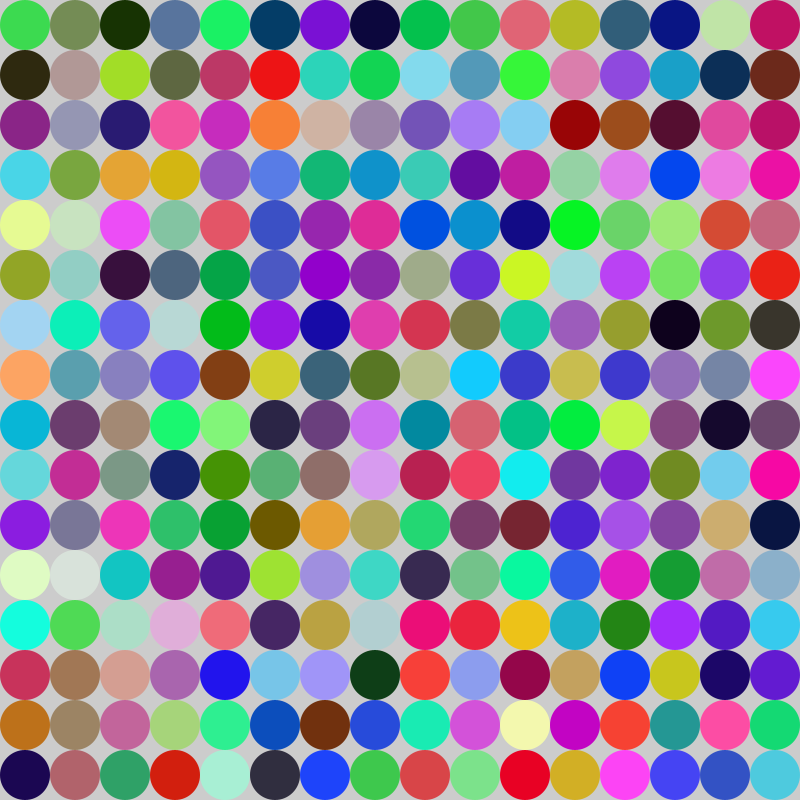
Frame 1 (no input)
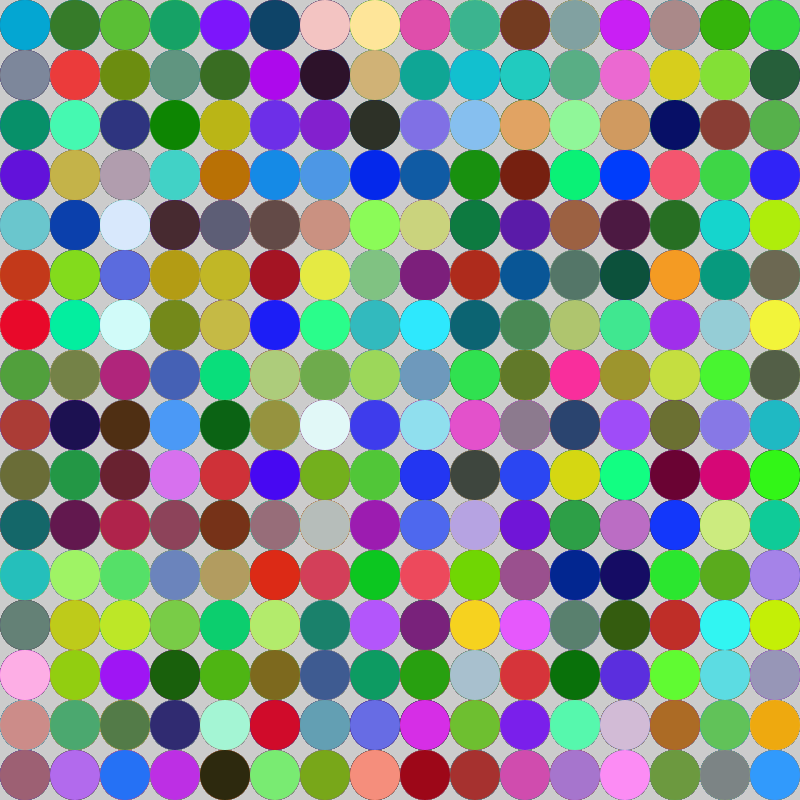
Frame 60 (the mouse pressed at the canvas centre just before this capture)
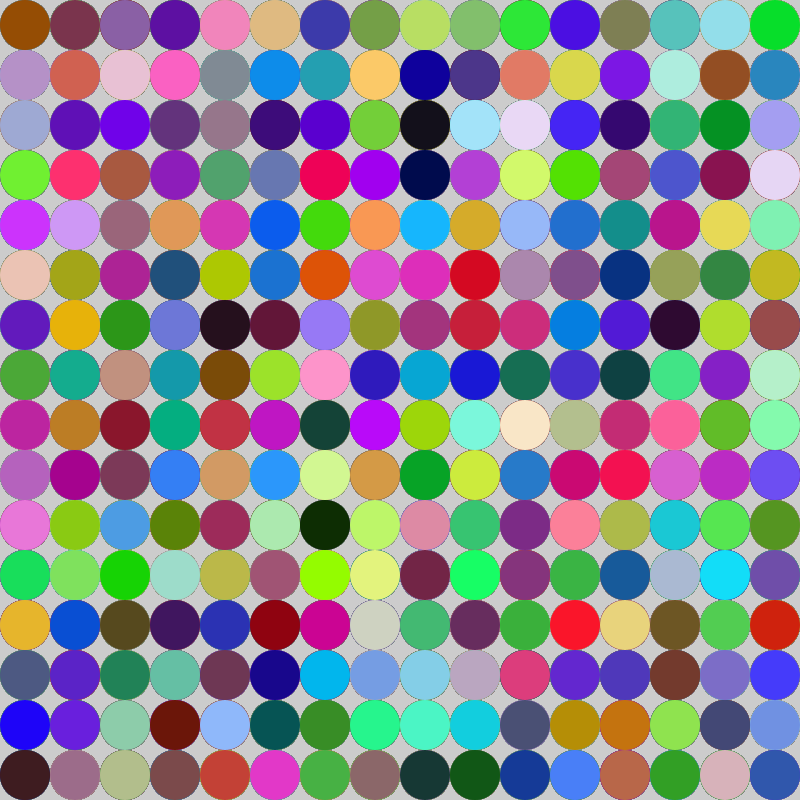
Frame 120 (the mouse held since frame 60 and released just before this capture)

The Processing sketch that drew these frames (run headless with seeded random() and noise(); from frame 60 on, the mouse is pressed at the canvas centre):

// Processing sketch: processing_90695
// ── processing_90695.pde

void setup (){
  size (800,800);
  smooth();
  
}
void draw(){
 noStroke();
    fill(random(0,255),random(0,255),random(0,255));
    ellipseMode (CORNER);
    for(int yPos=0;yPos<800;yPos+=50){
      for(int xPos=0; xPos<800; xPos+=50){
        fill(random(0,255),random(0,255),random(0,255));
        ellipse(xPos,yPos,50,50);
      }
    }
     delay(10);
}
